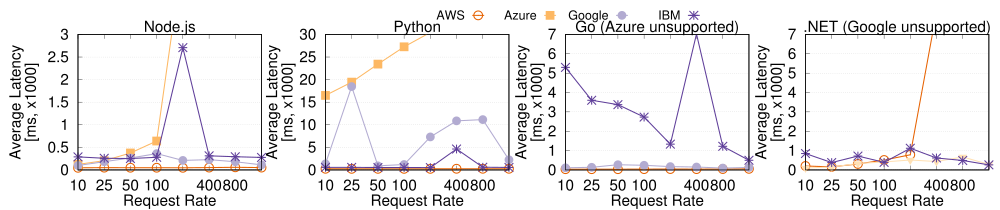

Write gnuplot code to recreate this figure.
set term postscript color eps enhanced 22
set encoding utf8
set output "tputlat_combined.eps"
load "../styles.inc"
NX=4
NY=1
# Size of graphs
SX=0.6
SY=0.57

# Margins
MX=0.1
MY=0.1
# Space between graphs
IX=0.05
IY=0
# Space for legends
LX=0.05
LY=0.01

set size 2.0,0.6

set lmargin MX+0.5
set rmargin MX+12

set tmargin MY+4
set bmargin MY+0

set multiplot

set ytics nomirror
set grid y

set origin MX+LX+0*(IX+SX)-0.005,MY+0*(IY+SY)+LY
set size 0.6,SY
set ylabel "Average Latency\n[ms, x1000]" offset 0.5,0
set ytics nomirror
set grid y
set yrange[0:3000]
set xtics ("10" 1,"25" 2,"50" 3,"100" 4,"" 5, "400" 6, "800" 7)
set ytics ("0" 0, "0.5" 500, "1" 1000, "1.5" 1500, "2" 2000, "2.5" 2500, "3" 3000)
set xlabel "Request Rate" offset 0,0.5
set title "Node.js" offset 0,-1.0
set datafile separator ","
set key vertical sample 1.0 width 0 maxrows 1 at 25,3560 font "Arial, 18"

plot\
	 "average_latency_all.csv" using ($1):($3)  w lp ls 2101 title "AWS",\
	 "average_latency_all.csv" using ($1):($7)  w lp ls 2102 title "Azure",\
	 "average_latency_all.csv" using ($1):($12) w lp ls 2103 title "Google",\
	 "average_latency_all.csv" using ($1):($15) w lp ls 2104 title "IBM",\
	 		 	   

set origin MX+LX+1*(IX+SX)-0.16,MY+0*(IY+SY)+LY
set size 0.6,SY
set yrange[0:30000]
#unset ylabel
set ytics ("0" 0, "5" 5000, "10" 10000, "15" 15000, "20" 20000, "25" 25000, "30" 30000)
set title "Python"
plot\
	 "average_latency_all.csv" using ($1):($4)  w lp ls 2101 notitle "aws",\
	 "average_latency_all.csv" using ($1):($8)  w lp ls 2102 notitle "azure",\
	 "average_latency_all.csv" using ($1):($13) w lp ls 2103 notitle "google",\
	 "average_latency_all.csv" using ($1):($16) w lp ls 2104 notitle "ibm",\


set origin MX+LX+2*(IX+SX)-0.33,MY+0*(IY+SY)+LY
set size 0.6,SY
set yrange[0:7000]
set ytics ("0" 0, "1" 1000, "2" 2000, "3" 3000, "4" 4000, "5" 5000, "6" 6000,"7" 7000)
set title "Go (Azure unsupported)"
plot\
	 "average_latency_all.csv" using ($1):($5)  w lp ls 2101 notitle "aws",\
	 "average_latency_all.csv" using ($1):($14)  w lp ls 2103 notitle "google",\
	 "average_latency_all.csv" using ($1):($17) w lp ls 2104 notitle "ibm",\

 set origin MX+LX+3*(IX+SX)-0.5,MY+0*(IY+SY)+LY
 set size 0.6,SY
 set yrange[0:7000]
 set title ".NET (Google unsupported)"
 plot\
 	 "average_latency_all.csv" using ($1):($9)  w lp ls 2101 notitle "aws",\
 	 "average_latency_all.csv" using ($1):($10)  w lp ls 2105 notitle "aws-win",\
 	 "average_latency_all.csv" using ($1):($18) w lp ls 2104 notitle "ibm",\

		
!epstopdf "tputlat_combined.eps"
!rm "tputlat_combined.eps"
quit
